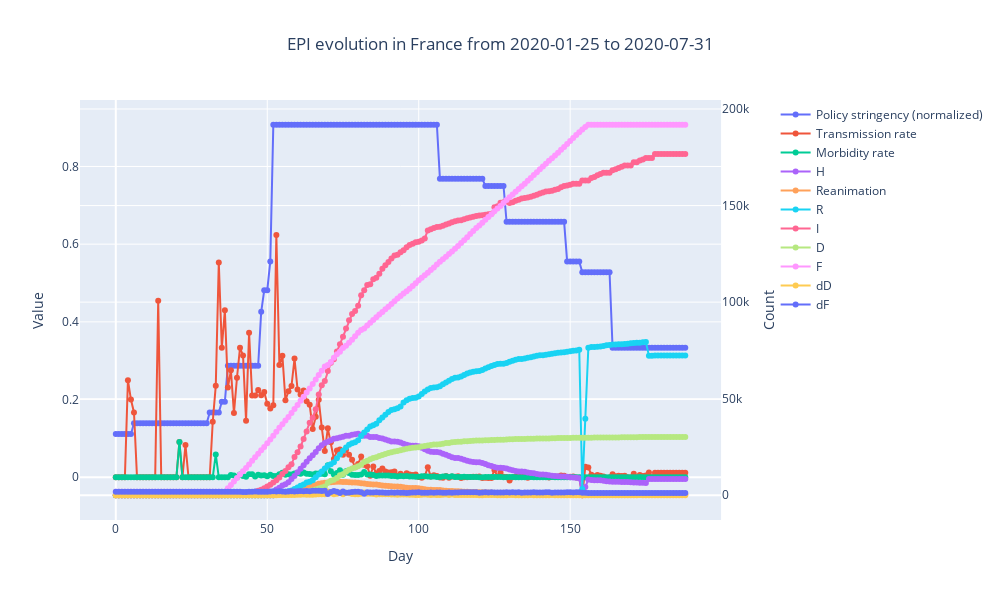

Here is the notebook cell this chart was saved with:
### Code cell
plotcols = [c for c in EPI_data.columns if c not in ['date', 's', 'N_effective', 'beta', 'mu', 'S']]
plot_dualaxis(len(EPI_data),
              [EPI_data[c]/(1 + 99*int(c == 's')) for c in ['s', 'beta', 'mu']],
              [EPI_data[c] for c in plotcols], 
              ['Policy stringency (normalized)', 'Transmission rate', 'Morbidity rate', 'Value'], 
              plotcols + ['Count'], 
              f'EPI evolution in {COUNTRY} from {EPI_data.date[0]} to {EPI_data.date[len(EPI_data)-1]}', 
              log_y2=False,
              static=STATIC_PLOTS)

### Figure 1 — Plotly figure (JSON) as saved in the notebook; plotly's stock layout.template omitted (floating-point values rounded to 4 significant figures; data arrays with more than 128 entries replaced by an {"elided": "..."} marker saying what was removed)
{"data": [{"mode": "lines+markers", "name": "Policy stringency (normalized)", "type": "scatter", "x": {"elided": "189 int values"}, "y": {"elided": "189 float values"}}, {"mode": "lines+markers", "name": "Transmission rate", "type": "scatter", "x": {"elided": "189 int values"}, "y": {"elided": "189 float values"}}, {"mode": "lines+markers", "name": "Morbidity rate", "type": "scatter", "x": {"elided": "189 int values"}, "y": {"elided": "189 float values"}}, {"mode": "lines+markers", "name": "H", "type": "scatter", "x": {"elided": "189 int values"}, "xaxis": "x", "y": {"elided": "189 int values"}, "yaxis": "y2"}, {"mode": "lines+markers", "name": "Reanimation", "type": "scatter", "x": {"elided": "189 int values"}, "xaxis": "x", "y": {"elided": "189 float values"}, "yaxis": "y2"}, {"mode": "lines+markers", "name": "R", "type": "scatter", "x": {"elided": "189 int values"}, "xaxis": "x", "y": {"elided": "189 float values"}, "yaxis": "y2"}, {"mode": "lines+markers", "name": "I", "type": "scatter", "x": {"elided": "189 int values"}, "xaxis": "x", "y": {"elided": "189 int values"}, "yaxis": "y2"}, {"mode": "lines+markers", "name": "D", "type": "scatter", "x": {"elided": "189 int values"}, "xaxis": "x", "y": {"elided": "189 int values"}, "yaxis": "y2"}, {"mode": "lines+markers", "name": "F", "type": "scatter", "x": {"elided": "189 int values"}, "xaxis": "x", "y": {"elided": "189 int values"}, "yaxis": "y2"}, {"mode": "lines+markers", "name": "dD", "type": "scatter", "x": {"elided": "189 int values"}, "xaxis": "x", "y": {"elided": "189 int values"}, "yaxis": "y2"}, {"mode": "lines+markers", "name": "dF", "type": "scatter", "x": {"elided": "189 int values"}, "xaxis": "x", "y": {"elided": "189 int values"}, "yaxis": "y2"}], "layout": {"height": 600, "title": {"text": "EPI evolution in France from 2020-01-25 to 2020-07-31", "x": 0.5}, "width": 1000, "xaxis": {"anchor": "y", "autorange": true, "domain": [0, 0.94], "range": [-11.82, 199.8], "title": {"text": "Day"}, "type": "linear"}, "yaxis": {"anchor": "x", "autorange": true, "domain": [0, 1], "range": [-0.11, 0.9711], "title": {"text": "Value"}, "type": "linear"}, "yaxis2": {"anchor": "x", "autorange": true, "overlaying": "y", "range": [-12820.0, 204700.0], "side": "right", "title": {"text": "Count"}, "type": "linear"}}}
